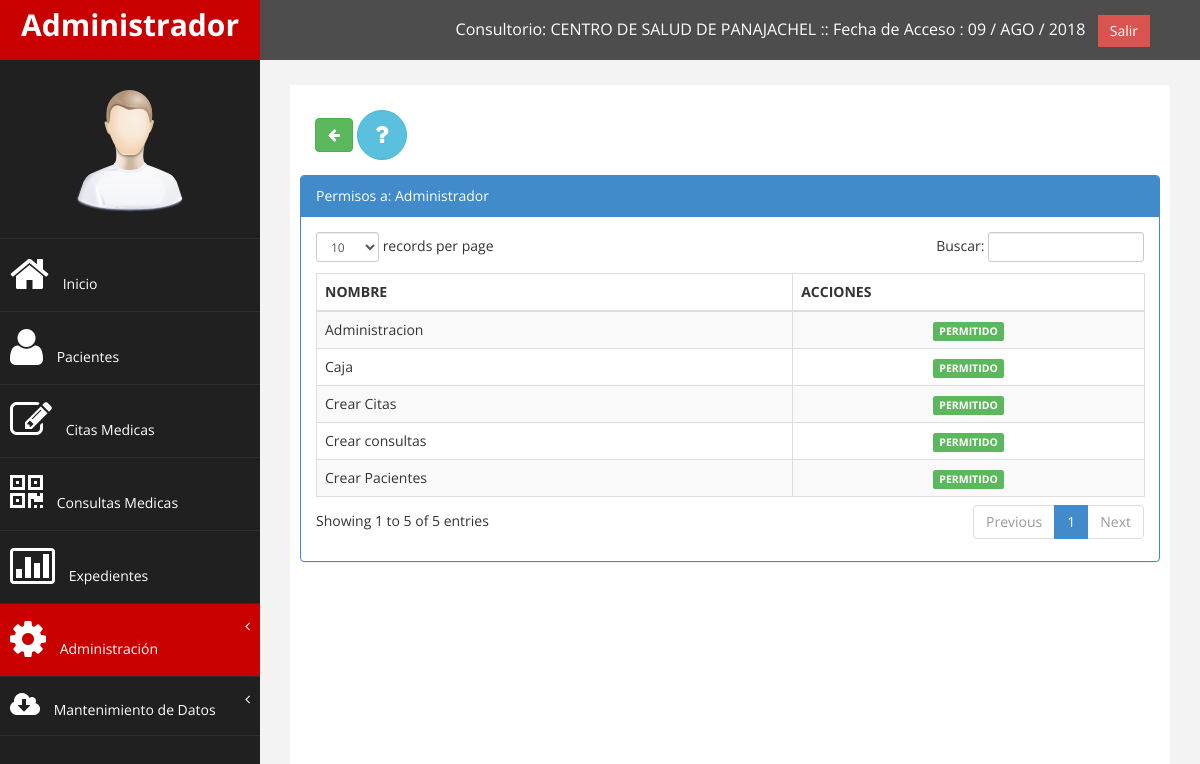
Page /modulos/usuarios/permisos.php?id=017835432 (signed in) on the committed database.
### tables this page shows
CREATE TABLE IF NOT EXISTS `consultorios` (
  `id` int(11) NOT NULL AUTO_INCREMENT,
  `nombre` varchar(255) NOT NULL,
  `direccion` varchar(255) NOT NULL,
  `telefono` varchar(255) NOT NULL,
  `encargado` varchar(255) NOT NULL,
  `estado` varchar(255) NOT NULL,
  PRIMARY KEY (`id`)
);

CREATE TABLE IF NOT EXISTS `usuario` (
  `id` int(11) NOT NULL AUTO_INCREMENT,
  `doc` varchar(255) NOT NULL,
  `con` varchar(255) NOT NULL,
  `nombre` varchar(255) NOT NULL,
  `cargo` varchar(20) NOT NULL,
  `nota` varchar(255) NOT NULL,
  `salario` double NOT NULL,
  `estado` varchar(20) NOT NULL,
  `tipo` varchar(20) NOT NULL,
  `consultorio` varchar(10) NOT NULL,
  PRIMARY KEY (`id`)
);

CREATE TABLE IF NOT EXISTS `permisos_tmp` (
  `id` int(11) NOT NULL AUTO_INCREMENT,
  `nombre` varchar(255) NOT NULL,
  PRIMARY KEY (`id`)
);

### modulos/class_buscar.php (called while the page is built, shortened)
<?php
class Consultar_Deposito{
	private $fetch;
	function __construct($codigo){
		$this->consulta = mysql_query("SELECT * FROM consultorios WHERE id='$codigo'");
		$this->fetch = mysql_fetch_array($this->consulta);
	}
	function consultar($campo){
		return $this->fetch[$campo];
	}
}
?>

### modulos/funciones.php (called while the page is built, shortened)
<?php
	function fecha($fecha){
		$meses = array("ENE","FEB","MAR","ABR","MAY","JUN","JUL","AGO","SEP","OCT","NOV","DIC");
		$a=substr($fecha, 0, 4);
		$m=substr($fecha, 5, 2);
		$d=substr($fecha, 8);
		return $d." / ".$meses[$m-1]." / ".$a;
	}
?>

### modulos/php_conexion.php (called while the page is built, shortened)
<?php
	function limpiar($tags){
		$tags = strip_tags($tags);
		$tags = stripslashes($tags);
		$tags = htmlentities($tags, ENT_QUOTES, 'UTF-8');
		$tags = trim($tags);
		return $tags;
	}
?>

### modulos/usuarios/permisos.php (the view, shortened to what this page needs)
<?php
	include_once "../php_conexion.php";
	include_once "class/class.php";
	include_once "../funciones.php";
	include_once "../class_buscar.php";
	$usu=$_SESSION['cod_user'];
	$pa=mysql_query("SELECT * FROM cajero WHERE usu='$usu'");
	while($row=mysql_fetch_array($pa)){
		$id_consultorio=$row['consultorio'];
		$oConsultorio=new Consultar_Deposito($id_consultorio);
		$nombre_Consultorio=$oConsultorio->consultar('nombre');
	}
	if(!empty($_GET['id'])){
		$id_usu=limpiar($_GET['id']);
		$sql=mysql_query("SELECT nombre,estado FROM usuario WHERE doc='$id_usu'");
		if($row=mysql_fetch_array($sql)){
			$nombre=$row[0];
		}
	}
?>
<!DOCTYPE html>
<html xmlns="http://www.w3.org/1999/xhtml">
<head>
    <link href="../../assets/css/bootstrap.css" rel="stylesheet" />
    <link href="../../assets/css/font-awesome.css" rel="stylesheet" />
    <link href="../../assets/css/custom.css" rel="stylesheet" />
    <link href="../../assets/js/dataTables/dataTables.bootstrap.css" rel="stylesheet" />
</head>
<body>
    <div id="wrapper">
        <nav class="navbar navbar-default navbar-cls-top " role="navigation" style="margin-bottom: 0">
            <div class="navbar-header">
                <a class="navbar-brand" href="../usuarios/perfil.php"><?php echo $_SESSION['user_name']; ?></a>
            </div>
  <div style="color: white;
padding: 15px 50px 5px 50px;
float: right;
font-size: 16px;">Consultorio: <?php echo $nombre_Consultorio; ?> :: Fecha de Acceso : <?php echo fecha(date('Y-m-d')); ?> &nbsp; <a href="../../php_cerrar.php" class="btn btn-danger square-btn-adjust">Salir</a> </div>
        </nav>
           <?php include_once "../../menu/m_departamento.php"; ?>
        <div id="page-wrapper" >
            <div id="page-inner">
                  <div class="panel-body" align="left">
                            <a href="index.php" class="btn btn-success" title="Regresar">
					    <i class="fa fa-arrow-left" ></i><strong> </strong>
				</a>
                            <button type="button" class="btn btn-info btn-circle"><i class="fa fa-question fa-2x"></i>
                            </button>
                  </div>
            <div class="row">
                <div class="col-md-12">
                    <div class="panel panel-primary">
                        <div class="panel-heading">
                             Permisos a: <?php echo $nombre; ?>
                        </div>
                        <div class="panel-body">
                            <div class="table-responsive">
                                <table class="table table-striped table-bordered table-hover" id="dataTables-example">
									<thead>
                                        <tr>
                                            <th>NOMBRE</th>
                                            <th>ACCIONES</th>
                                        </tr>
                                    </thead>
                                    <tbody>
										<?php
											$consulta=mysql_query("SELECT permisos.id,permisos.estado,permisos_tmp.nombre
											FROM permisos_tmp, permisos WHERE permisos.usu='$id_usu' and permisos_tmp.id=permisos.permiso");
											while($row=mysql_fetch_array($consulta)){
												$url='?id='.$id_usu.'&pe='.$row['id'];
												if($row['estado']=='s'){
													$estado='<span class="label label-success">PERMITIDO</span>';
												}elseif($row['estado']=='n'){
													$estado=' <span class="label label-danger">NO PERMITIDO</span> ';
												}
										?>
                                        <tr class="odd gradeX">
                                            <td><?php echo $row['nombre']; ?></td>
                                            <td class="center"><center><a href="permisos.php<?php echo $url; ?>"><?php echo $estado; ?></a></center></td>
                                        </tr>
											<?php } ?>
                                    </tbody>
                                </table>
                            </div>
                        </div>
                    </div>
                </div>
            </div>
        </div>
    </div>
            </div>
</body>
</html>

### assets/css2/custom.css (style rules this page uses)
body { font-family: 'Open Sans', sans-serif; }
#wrapper { width: 100%; background:#202020; }
#page-wrapper { padding: 15px 15px; min-height: 600px; background:#F3F3F3; }
#page-inner { width:100%; margin:10px 20px 10px 0px; background-color:#fff!important; padding:10px; min-height:1200px; }
.square-btn-adjust { border: 0px solid transparent; -webkit-border-radius: 0px; -moz-border-radius: 0px; border-radius: 0px; }
.navbar-cls-top .navbar-brand { color: #fff; background: #C90000; width: 260px; text-align: center; height: 60px; font-size: 30px; font-weight: 700; }
.navbar-cls-top { background:#4D4D4D; border-bottom:none; }
.navbar-default { border:0px solid black; }
.navbar-header { background: #A70303; }
.btn-circle { width: 50px; height: 50px; padding: 6px 0; -webkit-border-radius: 25px; -moz-border-radius: 25px; border-radius: 25px; text-align: center; font-size: 12px; line-height: 1.428571429; }
@media (min-width:768px) { #page-wrapper { margin: 0 0 0 260px; padding: 15px 30px; min-height: 1200px; } }
@media (min-width:768px) { .navbar { border-radius: 0px; } }

### rows in the picture
consultorios: nombre "CENTRO DE SALUD DE PANAJACHEL"
usuario: nombre "Administrador"
permisos_tmp: nombre "Crear Pacientes"
permisos_tmp: nombre "Crear Citas"
permisos_tmp: nombre "Crear consultas"
permisos_tmp: nombre "Administracion"
permisos_tmp: nombre "Caja"

### other values in the picture
$_SESSION['user_name'] "Administrador"
